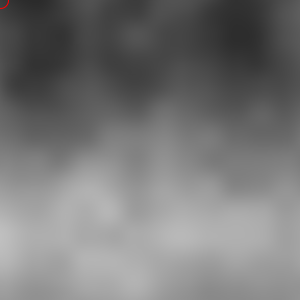
Frame 1 (no input)
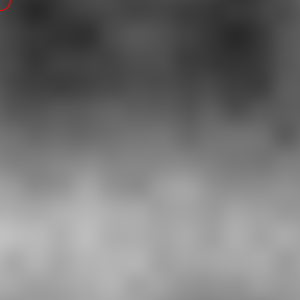
Frame 60 (the mouse pressed at the canvas centre just before this capture)
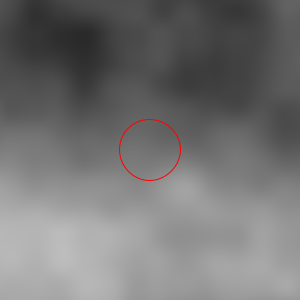
Frame 120 (the mouse held since frame 60 and released just before this capture)

The Processing sketch that drew these frames (run headless with seeded random() and noise(); from frame 60 on, the mouse is pressed at the canvas centre):

// Processing sketch: perlin2DinteractEvolve
// ── perlin2DinteractEvolve.pde
float r = random(10000);
float stepSize = 0.005;//random(0.005);
color c;
float value;

void setup() {
  size(300, 300);
}

void draw() {

  loadPixels();
  for (int i = 0; i < pixels.length; i++) {
    value = noise(i % width * stepSize + r, i/height * stepSize + r, frameCount * 0.002);
    c = color(value * 255);
    pixels[i] = c; 
  }
  updatePixels();
  
  noFill();
  stroke(255,0,0);
  circle(mouseX,mouseY, pow(noise(mouseX * stepSize + r, mouseY * stepSize + r, frameCount * 0.002),2) * 300);
}
